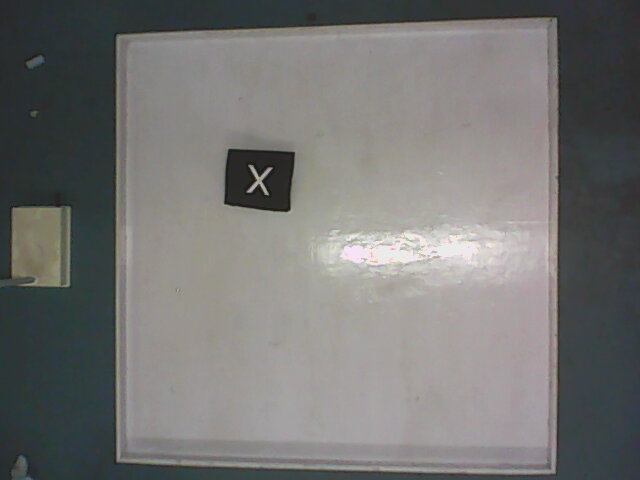
//> input picture t1.jpg, 640 x 480 px, given in place of the camera
$ ./sheldon   (built with g++ and OpenCV 4)
//> lines starting //> are read from the running program, lines starting //| are printed output that depends on the picture; after the words box and inside, x2 and y2 are one past the last pixel; in counts of white or black regions, pixels touching at a corner belong together
### fea.cpp
#include <opencv2/objdetect/objdetect.hpp>
#include <opencv2/highgui/highgui.hpp>
#include <opencv2/imgproc/imgproc.hpp>
#include <opencv2/core/core.hpp>

#include <iostream>
#include <stdio.h>
#include <cmath>

using namespace std;
using namespace cv;

#define PI 3.14159265

vector <Mat> readImages()
{
	vector<Mat> images;
	vector<String> filenames; // notice here that we are using the Opencv's embedded "String" class
    String folder = "/home/trisha/SHELDON/images"; // again we are using the Opencv's embedded "String" class

    glob(folder, filenames); // new function that does the job ;-)

    for(size_t i = 0; i < filenames.size(); ++i)
    {
        Mat src = imread(filenames[i]);

        images.push_back(src);
    }
    //waitKey(0);
    return images;
}
// [112 lines left out: functions getPoint, getImageBlurred, getImageBlurred1, getDistance, getMatch, not called in this run]

### sheldon.cpp
#include <opencv2/highgui/highgui.hpp>
#include <opencv2/core/core.hpp>
#include <opencv2/imgproc/imgproc.hpp>
#include <opencv2/objdetect/objdetect.hpp>
#include <iostream>
#include <unistd.h>
#include "fea.cpp"
#include "minfloat.cpp"
#include "botpos.cpp"
#define PI 3.14159265

using namespace std;
using namespace cv;
int counting=0;
RNG rng(12345);
// [137 lines left out: functions serialSend, dist, getBotCoordinates, onTheMove, not called in this run]
int main()
{
	VideoCapture capture(1);
	if(!capture.isOpened())
	{
		return -1;
	}
	usleep(1000000);
	Mat im;
	capture>>im;
//> im is the input picture: 480 rows x 640 cols, CV_8UC3; mean B, G, R 115, 116.5, 116.9
	//Mat im =imread("t7.jpg",1);
	//imshow("im",im);
	//waitKey(0);
	Mat gray;
	cvtColor(im,gray,CV_BGR2GRAY);
	Mat hsv,bwim;
	cvtColor(im,hsv,CV_BGR2HSV);
//> hsv: 480 rows x 640 cols, CV_8UC3; mean H, S, V 68.8, 23.4, 120.2
	//imshow("hsv",hsv);
	bwim=Mat(im.rows,im.cols,CV_8UC1);
	Vec3b pixel;
    uchar black,white,pix;
    black=0;
    white=255;
    int i,j;
    for(i=0;i<im.rows;i++)
    {
        for(j=0;j<im.cols;j++)
        {
            pixel=im.at<Vec3b>(i,j);
            if(pixel.val[0]>200&&pixel.val[1]>200&&pixel.val[2]>200)
                bwim.at<uchar>(i,j)=white;
            else
                bwim.at<uchar>(i,j)=black;
        }
    }
//> this loop made 480 passes
//> pixel on passes 1 to 3: [51, 45, 38], [49, 46, 38], [49, 45, 40]
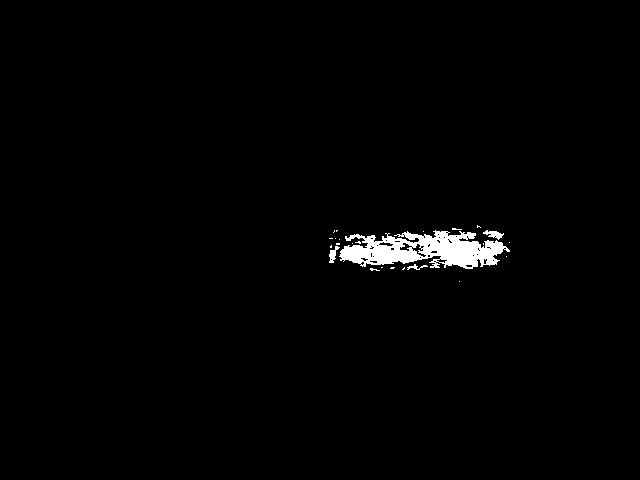
//> bwim: 480 rows x 640 cols, CV_8UC1; 1.4% white; 24 white regions (20 under 20 px), largest, box (x1, y1, x2, y2) and area: (339, 230, 510, 269) 3884, (483, 230, 504, 240) 102, (329, 246, 340, 263) 87, (407, 264, 428, 270) 49
//> after the loop, pixel = [64, 57, 48]
    //imshow("gray",gray);
    //imshow("bwim",bwim);
    //waitKey(0);
	int erosion_size1=1;
    Mat element1 = getStructuringElement( MORPH_RECT,Size( 2*erosion_size1 + 1, 2*erosion_size1+1 ), Point( erosion_size1, erosion_size1 ) );

    for(i=0;i<2;i++)
    	erode(bwim,bwim,element1);
//> this loop made 2 passes
//> pass 1, `erode(bwim,bwim,element1);`:
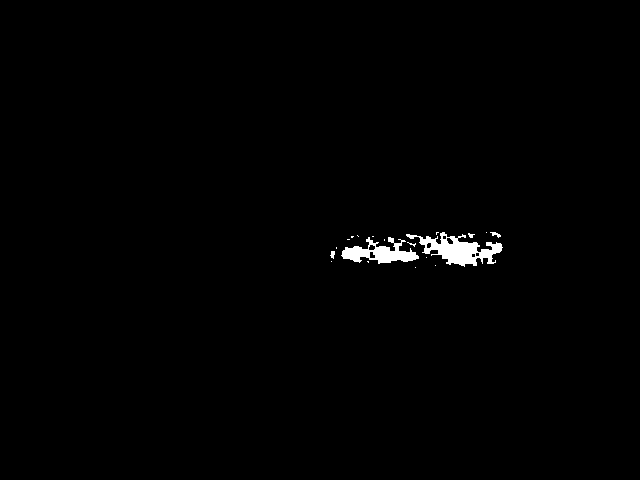
//> bwim: 480 rows x 640 cols, CV_8UC1; 0.83% white; 19 white regions (14 under 20 px), largest, box (x1, y1, x2, y2) and area: (406, 232, 503, 267) 1428, (341, 237, 419, 264) 999, (490, 232, 501, 238) 31, (330, 251, 335, 259) 27, (468, 233, 475, 238) 20
    for(i=0;i<5;i++)
    	dilate(bwim,bwim,element1);
//> this loop made 5 passes
//> pass 1, `dilate(bwim,bwim,element1);`:
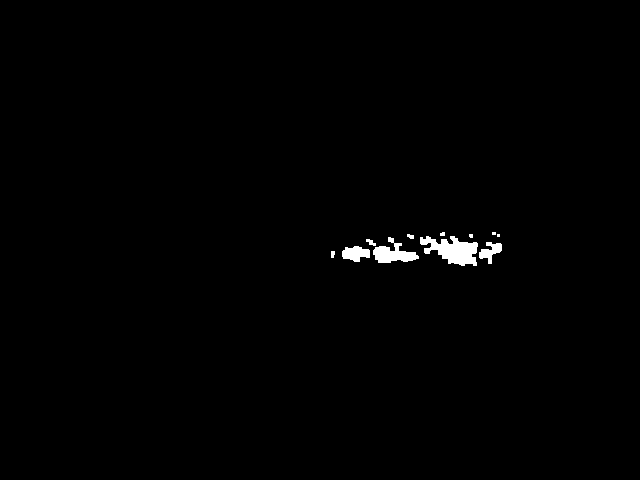
//> bwim: 480 rows x 640 cols, CV_8UC1; 0.75% white; 11 white regions (4 under 20 px), largest, box (x1, y1, x2, y2) and area: (420, 236, 478, 266) 1012, (373, 237, 419, 263) 585, (342, 246, 370, 262) 314
//> pass 3, `dilate(bwim,bwim,element1);`:
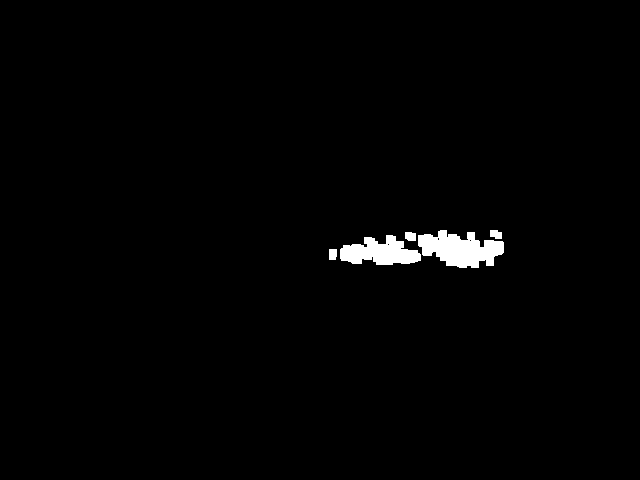
//> bwim: 480 rows x 640 cols, CV_8UC1; 1.3% white; 5 white regions, box (x1, y1, x2, y2) and area: (418, 230, 504, 268) 2102, (340, 235, 421, 265) 1568, (490, 230, 502, 239) 90, (405, 232, 416, 241) 90, (329, 249, 337, 260) 85
//> after the loop:
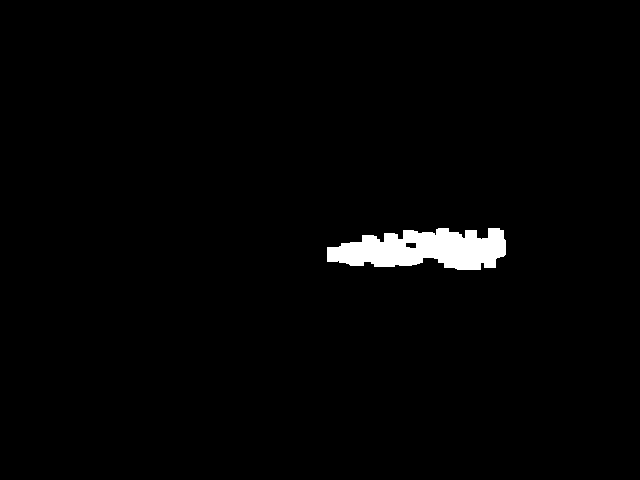
//> bwim: 480 rows x 640 cols, CV_8UC1; 1.7% white; 1 white region, box (x1, y1, x2, y2) and area: (327, 228, 506, 270) 5297
    // [6 lines of commented-out code are left out]
   	Mat canny_output;
    int thresh=100;
    vector<vector<Point> > contours;
	vector<Vec4i> hierarchy;
	Canny(bwim, canny_output, thresh, thresh*2, 3);
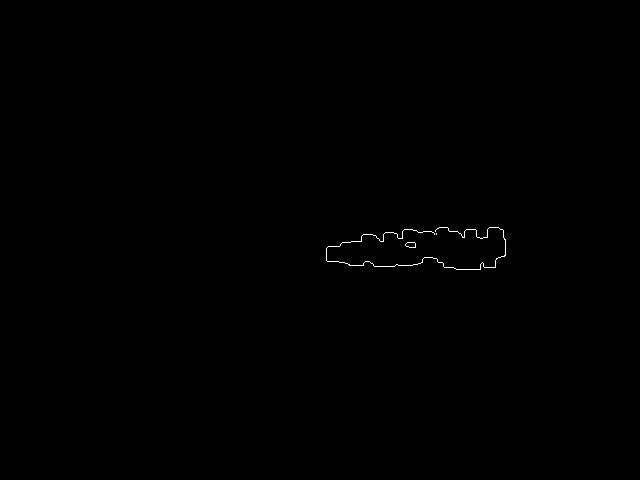
//> canny_output: 480 rows x 640 cols, CV_8UC1; 0.16% white in thin lines or dots, all inside (x1, y1, x2, y2) = (326, 227, 506, 270)
	findContours( canny_output, contours, hierarchy, CV_RETR_EXTERNAL, CV_CHAIN_APPROX_SIMPLE, Point(0, 0) );
//> contours = 3 contours, 2 with area under 20; largest, box (x1, y1, x2, y2) and area: (405, 242, 416, 248) 44
	//imshow("bwim",bwim);
	/// Approximate contours to polygons + get bounding rects and circles
	vector<vector<Point> > contours_poly( contours.size() );
//> contours_poly = 3 empty contours
	vector<Rect> boundRect( contours.size() );
	vector<Point2f>center( contours.size() );
	vector<float>radius( contours.size() );

	for( int i = 0; i < contours.size(); i++ )
	{
		approxPolyDP( Mat(contours[i]), contours_poly[i], 3, true );
		boundRect[i] = boundingRect( Mat(contours_poly[i]) );
		//minEnclosingCircle( (Mat)contours_poly[i], center[i], radius[i] );
	}
//> this loop made 3 passes


	/// Draw polygonal contour + bonding rects + circles
	Mat drawing = Mat::zeros( bwim.size(), CV_8UC3 );
	for( int i = 0; i< contours.size(); i++ )
	{
		Scalar color = Scalar( 255, 255, 255 );
		//drawContours( drawing, contours_poly, i, color, 1, 8, vector<Vec4i>(), 0, Point() );
		rectangle( drawing, boundRect[i].tl(), boundRect[i].br(), color, 2, 8, 0 );
		//circle( drawing, center[i], (int)radius[i], color, 2, 8, 0 );
	}
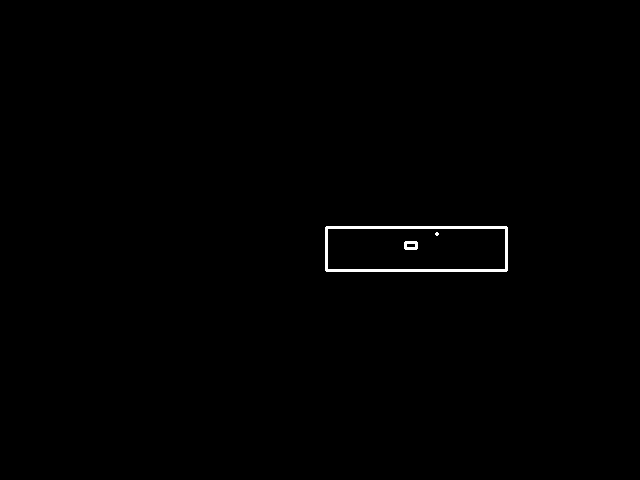
//> drawing: 480 rows x 640 cols, CV_8UC3; 0.47% white; 3 white regions (1 under 20 px), largest, box (x1, y1, x2, y2) and area: (325, 226, 508, 272) 1334, (404, 241, 418, 250) 98
	//imshow("drawing",drawing);
	waitKey(0);
//> (the run ends here: the program stops with an error, at `glob(folder, filenames);`)
